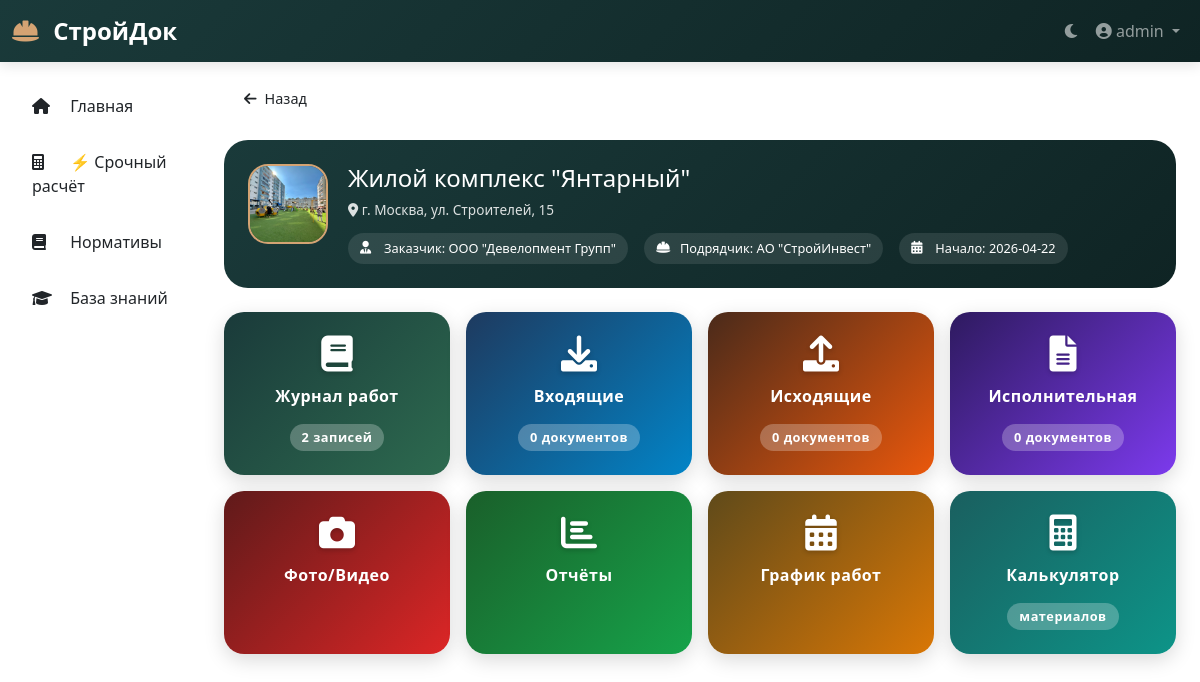
Page /site/1 (signed in) on the committed database.
### app.py (models this page shows)
class Site(db.Model):
    id = db.Column(db.Integer, primary_key=True)
    name = db.Column(db.String(200), nullable=False)
    address = db.Column(db.String(300))
    customer = db.Column(db.String(200))
    contractor = db.Column(db.String(200))
    start_date = db.Column(db.String(50))
    end_date = db.Column(db.String(50))
    status = db.Column(db.String(50), default='active')
    created_at = db.Column(db.DateTime, default=datetime.now)
    avatar_filename = db.Column(db.String(300))
    entries = db.relationship('JournalEntry', backref='site', lazy=True, cascade='all, delete-orphan')
    documents = db.relationship('Document', backref='site', lazy=True, cascade='all, delete-orphan')
    photos = db.relationship('Photo', backref='site', lazy=True, cascade='all, delete-orphan')
    media = db.relationship('Media', backref='site', lazy=True, cascade='all, delete-orphan')

### app.py (the view)
@app.route('/site/<int:site_id>')
@login_required
def site_detail(site_id):
    site = Site.query.get_or_404(site_id)
    stats = {
        'journal_count': JournalEntry.query.filter_by(site_id=site_id).count(),
        'incoming_count': Document.query.filter_by(site_id=site_id, doc_type='incoming').count(),
        'outgoing_count': Document.query.filter_by(site_id=site_id, doc_type='outgoing').count(),
        'executive_count': Document.query.filter_by(site_id=site_id, doc_type='executive').count()
    }
    saved_calculations = session.get(f'calculations_{site_id}', [])
    stats['calculator_count'] = len(saved_calculations)
    return render_template('site_detail.html', site=site, stats=stats)

### app.py (called while the page is built)
def login_required(f):
    @wraps(f)
    def decorated_function(*args, **kwargs):
        if not session.get('logged_in'):
            flash('Пожалуйста, авторизуйтесь', 'warning')
            return redirect(url_for('login'))
        return f(*args, **kwargs)
    return decorated_function

### templates/site_detail.html (shortened to what this page needs)
{% extends "base.html" %}
{% block content %}
<div class="container-fluid px-0">
    <a href="javascript:void(0);" onclick="goBack()" class="back-button">
        <i class="fas fa-arrow-left"></i> Назад
    </a>
    <div class="site-header">
        <div class="site-avatar">
            <div onclick="openAvatarUpload()">
                {% if site.avatar_filename %}
                <img src="{{ url_for('uploaded_file', filename='avatars/' + site.avatar_filename) }}" class="avatar-image" alt="Аватар объекта">
                {% else %}
                <div class="avatar-placeholder">
                    <i class="fas fa-building"></i>
                </div>
                {% endif %}
            </div>
            <div class="site-info">
                <h1>{{ site.name }}</h1>
                <p class="site-address"><i class="fas fa-map-marker-alt"></i> {{ site.address }}</p>
                <div class="site-details">
                    <div class="site-detail">
                        <i class="fas fa-user-tie"></i>
                        <span>Заказчик: {{ site.customer or 'Не указан' }}</span>
                    </div>
                    <div class="site-detail">
                        <i class="fas fa-hard-hat"></i>
                        <span>Подрядчик: {{ site.contractor or 'Не указан' }}</span>
                    </div>
                    <div class="site-detail">
                        <i class="fas fa-calendar-alt"></i>
                        <span>Начало: {{ site.start_date or 'Не указана' }}</span>
                    </div>
                </div>
            </div>
        </div>
    </div>
    <div class="nav-buttons-grid">
        <a href="{{ url_for('journal', site_id=site.id) }}" class="nav-button">
            <i class="fas fa-book"></i>
            <span>Журнал работ</span>
            <span class="button-count">{{ stats.journal_count or 0 }} записей</span>
        </a>
        <a href="{{ url_for('site_incoming', site_id=site.id) }}" class="nav-button">
            <i class="fas fa-download"></i>
            <span>Входящие</span>
            <span class="button-count">{{ stats.incoming_count or 0 }} документов</span>
        </a>
        <a href="{{ url_for('site_outgoing', site_id=site.id) }}" class="nav-button">
            <i class="fas fa-upload"></i>
            <span>Исходящие</span>
            <span class="button-count">{{ stats.outgoing_count or 0 }} документов</span>
        </a>
        <a href="{{ url_for('site_executive', site_id=site.id) }}" class="nav-button">
            <i class="fas fa-file-alt"></i>
            <span>Исполнительная</span>
            <span class="button-count">{{ stats.executive_count or 0 }} документов</span>
        </a>
        <a href="{{ url_for('site_media', site_id=site.id) }}" class="nav-button">
            <i class="fas fa-camera"></i>
            <span>Фото/Видео</span>
        </a>
        <a href="{{ url_for('site_reports', site_id=site.id) }}" class="nav-button">
            <i class="fas fa-chart-bar"></i>
            <span>Отчёты</span>
        </a>
        <a href="{{ url_for('site_schedule', site_id=site.id) }}" class="nav-button">
            <i class="fas fa-calendar-alt"></i>
            <span>График работ</span>
        </a>
        <a href="{{ url_for('site_calculator', site_id=site.id) }}" class="nav-button">
            <i class="fas fa-calculator"></i>
            <span>Калькулятор</span>
            <span class="button-count">материалов</span>
        </a>
    </div>
</div>
{% endblock %}

### templates/base.html (style rules this page uses)
:root { --primary: #1a3a3a; --primary-dark: #0f2424; --accent: #d4a373; --accent-dark: #b8834f; --success: #2d6a4f; --danger: #c53030; }
* { margin: 0; padding: 0; box-sizing: border-box; }
body { font-family: 'Segoe UI', Tahoma, Geneva, Verdana, sans-serif; transition: background-color 0.3s ease, color 0.3s ease; }

### templates/site_detail.html (style rules this page uses)
.site-header { background: linear-gradient(135deg, var(--primary), var(--primary-dark)); color: white; border-radius: 24px; padding: 24px; margin-bottom: 24px; }
.site-avatar { display: flex; align-items: flex-start; gap: 20px; flex-wrap: wrap; }
.avatar-image, .avatar-placeholder { width: 80px; height: 80px; border-radius: 20px; object-fit: cover; background: rgba(255,255,255,0.15); display: flex; align-items: center; justify-content: center; font-size: 40px; cursor: pointer; border: 2px solid var(--accent); transition: all 0.3s; }
.site-info { flex: 1; }
.site-info h1 { font-size: 1.5rem; margin-bottom: 8px; }
.site-address { font-size: 0.85rem; opacity: 0.85; margin-bottom: 12px; }
.site-details { display: flex; flex-wrap: wrap; gap: 16px; margin-top: 8px; }
.site-detail { font-size: 0.8rem; background: rgba(255,255,255,0.1); padding: 6px 12px; border-radius: 20px; display: inline-flex; align-items: center; gap: 8px; }
.site-detail i { width: 16px; }
.back-button { display: inline-flex; align-items: center; gap: 8px; background: var(--bg-card); color: var(--text-primary); padding: 10px 20px; border-radius: 40px; text-decoration: none; font-size: 0.9rem; margin-bottom: 20px; border: 1px solid var(--border); transition: all 0.3s; cursor: pointer; }
.nav-buttons-grid { display: grid; grid-template-columns: repeat(2, 1fr); gap: 16px; margin-bottom: 24px; }
.nav-button:nth-child(1) { background: linear-gradient(135deg, #1a3a3a, #2d6a4f); }
.nav-button:nth-child(2) { background: linear-gradient(135deg, #1e3a5f, #0284c7); }
.nav-button:nth-child(3) { background: linear-gradient(135deg, #4a2a1a, #ea580c); }
.nav-button:nth-child(4) { background: linear-gradient(135deg, #2e1a5f, #7c3aed); }
.nav-button:nth-child(5) { background: linear-gradient(135deg, #5f1a1a, #dc2626); }
.nav-button:nth-child(6) { background: linear-gradient(135deg, #1a5f2a, #16a34a); }
.nav-button:nth-child(7) { background: linear-gradient(135deg, #5f4a1a, #d97706); }
.nav-button:nth-child(8) { background: linear-gradient(135deg, #1a5f5f, #0d9488); }
.nav-button { border-radius: 20px; padding: 24px 12px; text-align: center; text-decoration: none; transition: all 0.3s ease; display: flex; flex-direction: column; align-items: center; gap: 12px; cursor: pointer; box-shadow: 0 6px 20px rgba(0,0,0,0.15); color: white; border: none; }
.nav-button i { font-size: 36px; color: white; text-shadow: 0 2px 5px rgba(0,0,0,0.2); }
.nav-button span { font-size: 1rem; font-weight: 700; letter-spacing: 0.5px; color: white; }
.nav-button .button-count { font-size: 0.8rem; background: rgba(255,255,255,0.25); color: white; padding: 4px 12px; border-radius: 30px; margin-top: 4px; font-weight: 600; }
@media (min-width: 768px) { .nav-buttons-grid { grid-template-columns: repeat(3, 1fr); } }
@media (min-width: 1024px) { .nav-buttons-grid { grid-template-columns: repeat(4, 1fr); } }

### rows in the picture
Site: avatar_filename (picture), name "Жилой комплекс \"Янтарный\"", address "г. Москва, ул. Строителей, 15", customer "ООО \"Девелопмент Групп\"", contractor "АО \"СтройИнвест\"", start_date "2026-04-22"

### other values in the picture
{{ session.get('username', 'Гость') }} "admin"
{{ stats.journal_count or 0 }} "2"
{{ stats.incoming_count or 0 }} "0"
{{ stats.outgoing_count or 0 }} "0"
{{ stats.executive_count or 0 }} "0"
